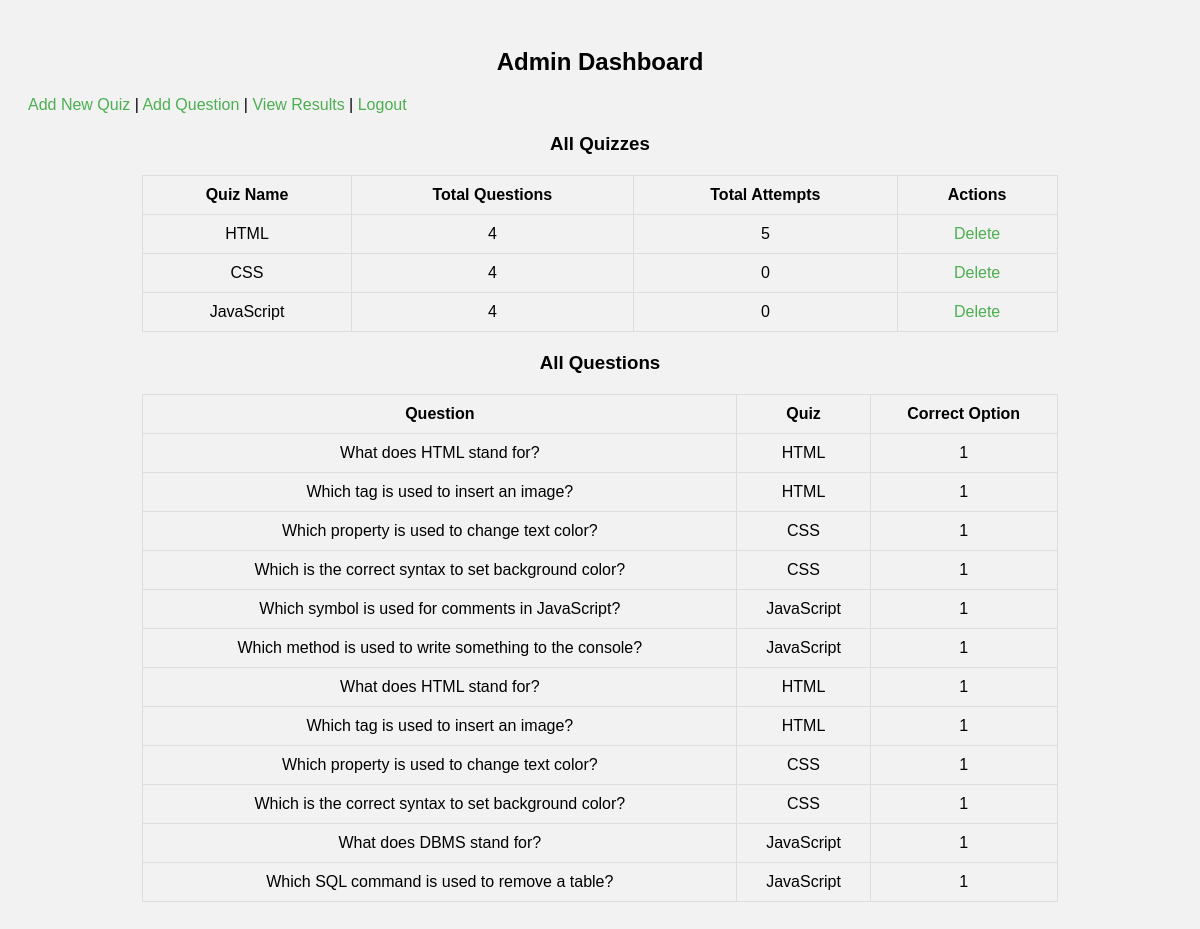
The page /admin (signed in) on the database its author committed.
### tables this page shows
CREATE TABLE quizzes (
    id INTEGER PRIMARY KEY AUTOINCREMENT,
    name TEXT NOT NULL
);

CREATE TABLE questions (
    id INTEGER PRIMARY KEY AUTOINCREMENT,
    question TEXT,
    option1 TEXT,
    option2 TEXT,
    option3 TEXT,
    option4 TEXT,
    correct_option TEXT,
    quiz_id INTEGER,
    FOREIGN KEY (quiz_id) REFERENCES quizzes(id)
);

### app.py (the view)
@app.route('/admin')
def admin_dashboard():
    if 'role' not in session or session['role'] != 'admin':
        return redirect(url_for('login'))
    db = get_db()
    quizzes = db.execute("""
        SELECT q.id, q.name,
               COUNT(DISTINCT qs.id) AS total_questions,
               COUNT(DISTINCT r.id) AS total_attempts
        FROM quizzes q
        LEFT JOIN questions qs ON q.id = qs.quiz_id
        LEFT JOIN results r ON q.id = r.quiz_id
        GROUP BY q.id
    """).fetchall()
    questions = db.execute("""
        SELECT qs.*, q.name as quiz_name
        FROM questions qs
        JOIN quizzes q ON qs.quiz_id = q.id
    """).fetchall()
    return render_template('admin_dashboard.html', quizzes=quizzes, questions=questions)

### app.py (called while the page is built)
def get_db():
    db = getattr(g, '_database', None)
    if db is None:
        db = g._database = sqlite3.connect(DATABASE)
        db.row_factory = sqlite3.Row
    return db

@app.teardown_appcontext
def close_connection(exception):
    db = getattr(g, '_database', None)
    if db is not None:
        db.close()

### templates/admin_dashboard.html (shortened to what this page needs)
<!DOCTYPE html>
<html lang="en">
<head>
    <link rel="stylesheet" href="{{ url_for('static', filename='style.css') }}">
</head>
<body>
<div class="container">
    <h2>Admin Dashboard</h2>
    <a href="{{ url_for('add_quiz') }}">Add New Quiz</a> |
    <a href="{{ url_for('add_question') }}">Add Question</a> |
    <a href="{{ url_for('admin_results') }}">View Results</a> |
    <a href="{{ url_for('logout') }}">Logout</a>
    <h3>All Quizzes</h3>
    <table>
        <thead>
            <tr>
                <th>Quiz Name</th>
                <th>Total Questions</th>
                <th>Total Attempts</th>
                <th>Actions</th>
            </tr>
        </thead>
        <tbody>
            {% for quiz in quizzes %}
            <tr>
                <td>{{ quiz['name'] }}</td>
                <td>{{ quiz['total_questions'] }}</td>
                <td>{{ quiz['total_attempts'] }}</td>
                <td>
                    <a href="{{ url_for('delete_quiz', quiz_id=quiz['id']) }}"
                       onclick="return confirm('Are you sure you want to delete this quiz and all its questions?');">
                       Delete
                    </a>
                </td>
            </tr>
            {% endfor %}
        </tbody>
    </table>
    <h3>All Questions</h3>
    <table>
        <thead>
            <tr>
                <th>Question</th>
                <th>Quiz</th>
                <th>Correct Option</th>
            </tr>
        </thead>
        <tbody>
            {% for q in questions %}
            <tr>
                <td>{{ q['question'] }}</td>
                <td>{{ q['quiz_name'] }}</td>
                <td>{{ q['correct_option'] }}</td>
            </tr>
            {% endfor %}
        </tbody>
    </table>
</div>
</body>
</html>

### static/style.css (style rules this page uses)
body { font-family: Arial, sans-serif; background-color: #f2f2f2; padding: 20px; }
h2, h3 { text-align: center; }
table { width: 80%; margin: 20px auto; border-collapse: collapse; }
table, th, td { border: 1px solid #ddd; }
th, td { padding: 10px; text-align: center; }
a { text-decoration: none; color: #4CAF50; }

### rows shown on the page
quizzes: name "HTML", total_questions "4", total_attempts "5"
quizzes: name "CSS", total_questions "4", total_attempts "0"
quizzes: name "JavaScript", total_questions "4", total_attempts "0"
questions: question "What does HTML stand for?", quiz_name "HTML", correct_option "1"
questions: question "Which tag is used to insert an image?", quiz_name "HTML", correct_option "1"
questions: question "Which property is used to change text color?", quiz_name "CSS", correct_option "1"
questions: question "Which is the correct syntax to set background color?", quiz_name "CSS", correct_option "1"
questions: question "Which symbol is used for comments in JavaScript?", quiz_name "JavaScript", correct_option "1"
questions: question "Which method is used to write something to the console?", quiz_name "JavaScript", correct_option "1"
questions: question "What does HTML stand for?", quiz_name "HTML", correct_option "1"
questions: question "Which tag is used to insert an image?", quiz_name "HTML", correct_option "1"
questions: question "Which property is used to change text color?", quiz_name "CSS", correct_option "1"
questions: question "Which is the correct syntax to set background color?", quiz_name "CSS", correct_option "1"
questions: question "What does DBMS stand for?", quiz_name "JavaScript", correct_option "1"
questions: question "Which SQL command is used to remove a table?", quiz_name "JavaScript", correct_option "1"
